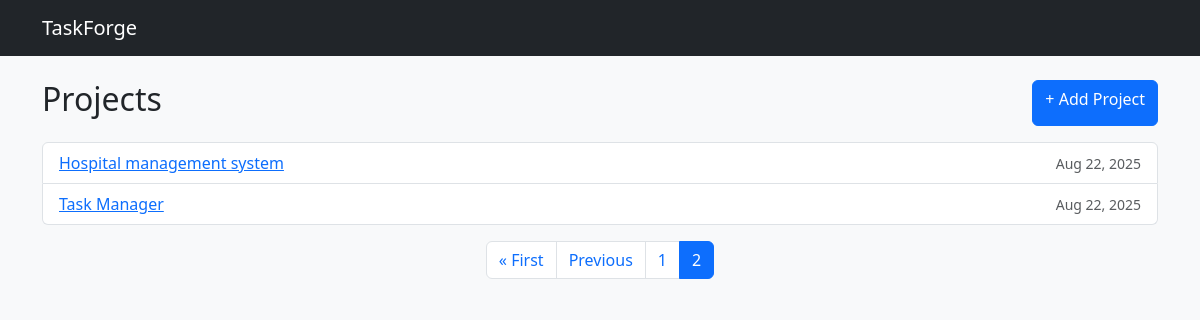
Screenshot of /projects/?page=2 with the database file from the repository.
### tasks/models.py (models this page shows, shortened)
class Project(models.Model):
    name = models.CharField(max_length=200, unique=True)
    description = models.TextField(blank=True, null=True)
    created_at = models.DateTimeField(auto_now_add=True)
    class Meta:
        verbose_name_plural = "Projects"
        ordering =["-created_at"]

### tasks/views.py (the view)
# urls.py: path("projects/", views.project_list, name="project-list")
def project_list(request):
    projects = Project.objects.all()
    paginator = Paginator(projects, 5)
    page_number = request.GET.get('page')
    page_obj = paginator.get_page(page_number)
    context = {
        'projects': projects,
        'page_obj': page_obj
    }
    return render(request, "tasks/project_list.html", context)

### tasks/templates/tasks/project_list.html (shortened to what this page needs)
{% extends "base.html" %}
{% block content %}
<div class="d-flex justify-content-between mb-3">
  <h2>Projects</h2>
  <a class="btn btn-primary" href="">+ Add Project</a>
</div>
{% if projects %}
<ul class="list-group mb-3">
  {% for project in page_obj %}
  <li class="list-group-item d-flex justify-content-between align-items-center">
    <a href="">{{ project.name }}</a>
    <small class="text-muted">{{ project.created_at|date:"M d, Y" }}</small>
  </li>
  {% endfor %}
</ul>
<nav aria-label="Page navigation">
  <ul class="pagination justify-content-center">
    {% if page_obj.has_previous %}
      <li class="page-item">
        <a class="page-link" href="?page=1">&laquo; First</a>
      </li>
      <li class="page-item">
        <a class="page-link" href="?page={{ page_obj.previous_page_number }}">Previous</a>
      </li>
    {% endif %}
    {% for num in page_obj.paginator.page_range %}
      {% if page_obj.number == num %}
        <li class="page-item active">
          <span class="page-link">{{ num }}</span>
        </li>
      {% elif num > page_obj.number|add:'-3' and num < page_obj.number|add:'3' %}
        <li class="page-item">
          <a class="page-link" href="?page={{ num }}">{{ num }}</a>
        </li>
      {% endif %}
    {% endfor %}
  </ul>
</nav>
{% else %}
<p class="text-muted">No projects yet.</p>
{% endif %}
{% endblock %}

### rows the page displays
Project: name "Hospital management system", created_at "Aug 22, 2025"
Project: name "Task Manager", created_at "Aug 22, 2025"

### other values shown
{{ num }} "1"
{{ num }} "2"
